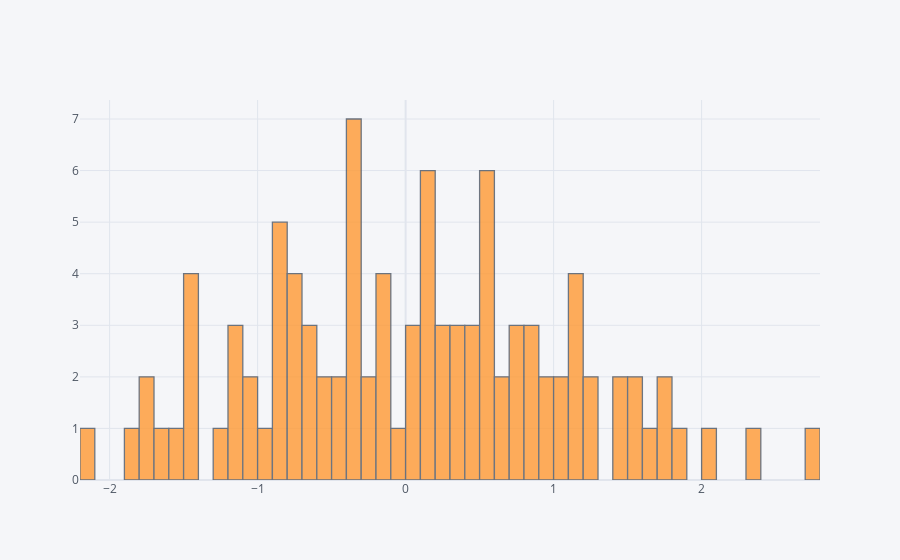

Here is the notebook cell this chart was saved with:
### Code cell
df1['A'].iplot(kind = 'hist', bins = 50)

### Figure 1 — Plotly figure (JSON) as saved in the notebook; plotly's stock layout.template omitted (floating-point values rounded to 4 significant figures)
{"data": [{"histfunc": "count", "histnorm": "", "marker": {"color": "rgba(255, 153, 51, 1.0)", "line": {"color": "#4D5663", "width": 1.3}}, "name": "A", "nbinsx": 50, "opacity": 0.8, "orientation": "v", "type": "histogram", "x": [-0.3912, 1.505, -1.15, -0.4372, 0.0863, 0.2972, 1.117, 3.12e-05, -0.3106, -0.1695, 0.759, -0.6567, -0.8494, -1.898, -1.489, 0.798, 1.11, -1.281, -0.9102, -0.3035, -1.167, 1.117, -0.464, 1.07, 1.42, -1.651, 1.045, 0.6776, 0.1968, -0.1949, -0.1796, -0.8223, 0.9286, 0.9894, -0.7179, -0.667, 0.2912, 1.222, 0.5881, 1.474, -0.7904, -1.43, 0.1001, -1.428, 0.2592, 0.601, -0.5695, 0.02425, 1.202, -1.74, 0.4432, 0.5707, 0.5402, -0.2705, 0.4671, -0.3503, 0.817, 0.566, 2.715, -1.047, 1.523, -2.171, -0.03193, 0.3956, -0.8095, 1.183, 0.5144, 0.1884, 0.1009, -0.6379, -0.3718, 1.888, 1.679, 0.1126, -1.014, -0.7783, 0.8604, -0.8025, 2.022, 1.755, 2.322, 0.3451, 0.3839, -0.2059, -0.1833, -0.3258, 0.864, -1.797, -0.8675, -0.3478, 0.1864, 1.778, 0.5129, -0.5418, -1.179, -0.777, 0.7937, -1.512, -1.44, 0.497]}], "layout": {"barmode": "overlay", "legend": {"bgcolor": "#F5F6F9", "font": {"color": "#4D5663"}}, "paper_bgcolor": "#F5F6F9", "plot_bgcolor": "#F5F6F9", "title": {"font": {"color": "#4D5663"}}, "xaxis": {"gridcolor": "#E1E5ED", "showgrid": true, "tickfont": {"color": "#4D5663"}, "title": {"font": {"color": "#4D5663"}, "text": ""}, "zerolinecolor": "#E1E5ED"}, "yaxis": {"gridcolor": "#E1E5ED", "showgrid": true, "tickfont": {"color": "#4D5663"}, "title": {"font": {"color": "#4D5663"}, "text": ""}, "zerolinecolor": "#E1E5ED"}}}
